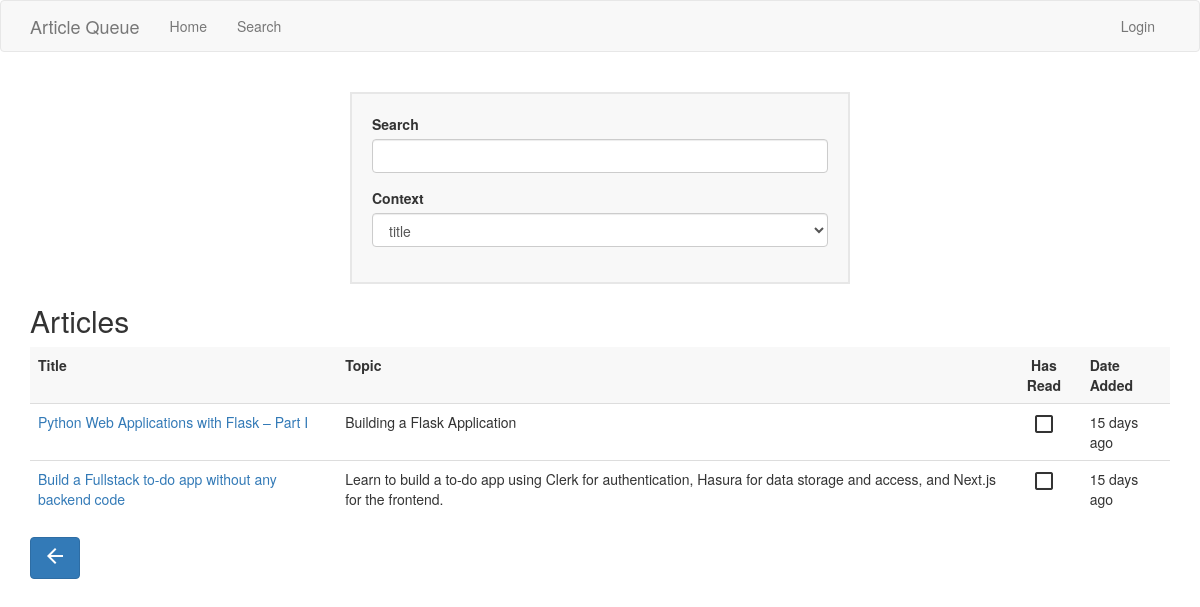
Before: /search with the older database file.
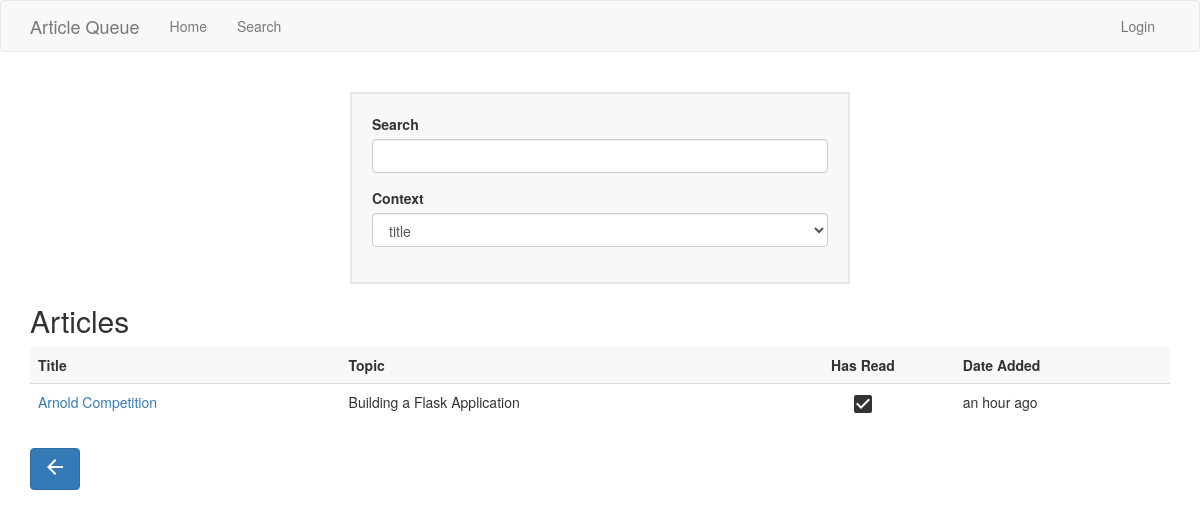
After: the same page with the newer database file.
### app/models.py (models this page shows, shortened)
class Article(db.Model):
    id = db.Column(db.Integer, primary_key=True)
    title = db.Column(db.String(120), index=True)
    topic = db.Column(db.String(140), index=True)
    url = db.Column(db.String(120))
    timestamp = db.Column(db.DateTime, index=True, default=datetime.utcnow)
    has_read = db.Column(db.Boolean, default=False)
    user_id = db.Column(db.Integer, db.ForeignKey('user.id'))

### app/routes.py (the view)
@app.route('/search')
def search():
  form = SearchForm()
  articles = Article.query.all()
  context = request.args.get('context')
  if context == 'title':
    title = request.args.get('query')
    article_query = Article.query.filter(Article.title.like('%'+title+'%'))
    articles = [ article for article in article_query ]
  elif context == 'topic':
    topic = request.args.get('query')
    article_query = Article.query.filter(Article.topic.like('%'+topic+'%'))
    articles = [ article for article in article_query ]
  return render_template('search.html', form=form, articles=articles)

### app/forms.py
class SearchForm(FlaskForm):
    query = StringField('Search', validators=[DataRequired()])
    context = SelectField('Context', choices=['title', 'topic'], validators=[DataRequired()])
    def __init__(self, *args, **kwargs):
        if 'formdata' not in kwargs:
            kwargs['formdata'] = request.args
        if 'csrf_enabled' not in kwargs:
            kwargs['csrf_enabled'] = False
        super(SearchForm, self).__init__(*args, **kwargs)

### app/templates/search.html (shortened to what this page needs)
{% extends "base.html" %} {% import 'bootstrap/wtf.html' as wtf %} {% block
page_content %}
<div>
  <div class="card">{{ wtf.quick_form(form, method="GET") }}</div>
  {% if articles %}
  <div style="margin-top: 20px">
    <h2>Articles</h2>
    <table class="table">
      <thead class="table-header">
        <tr>
          <td>Title</td>
          <td>Topic</td>
          <td class="has-read-column">Has Read</td>
          <td>Date Added</td>
        </tr>
      </thead>
      <tbody class="article-list-body">
        {% for article in articles %} {% include
        'subtemplates/search_article.html' %} {% endfor %}
      </tbody>
    </table>
  </div>
  {% endif %} {% include 'subtemplates/back_button.html' %}
</div>
 {% endblock %}

### app/templates/base.html (shortened to what this page needs)
{% extends 'bootstrap/base.html' %}
    {% block navbar %}
    <nav class="navbar navbar-default">
      <div class="container">
        <div class="navbar-header">
          <a class="navbar-brand" href="{{ url_for('index') }}"
            >Article Queue</a
          >
        </div>
        <div class="collapse navbar-collapse" id="bs-example-navbar-collapse-1">
          <ul class="nav navbar-nav">
            <li><a href="{{ url_for('index') }}">Home</a></li>
            <li><a href="{{ url_for('search') }}">Search</a></li>
          </ul>
          <ul class="nav navbar-nav navbar-right">
            {% if current_user.is_anonymous %}
            <li><a href="{{ url_for('login') }}">Login</a></li>
            {% else %}
            <li><a href="{{ url_for('logout') }}">Logout</a></li>
            {% endif %}
          </ul>
        </div>
      </div>
    </nav>
    {% endblock %} {% block content %}
    <div class="container">
       {% block page_content %}{% endblock %}
    </div>
    {% endblock %} {% block styles %} {{ super() }}
    <link
      rel="stylesheet"
      type="text/css"
      href="{{ url_for('static', filename='css/main.css') }}"
    />
    {% endblock %}

### app/templates/subtemplates/search_article.html
{% block body %}
<tr class="article-row" id="{{ url_for( 'article', id=article.id ) }}">
  <td>
    <a href="{{ article.url }}" target="_blank">{{ article.title }}</a>
  </td>
  <td>{{ article.topic }}</td>
  <td class="has-read-column">
    {% if article.has_read %}
    <span class="material-icons"> check_box </span>
    {% else %}
    <span class="material-icons">check_box_outline_blank</span>
    {% endif %}
  </td>
  <td>{{ moment(article.timestamp).fromNow() }}</td>
</tr>
{% endblock %}

### app/templates/subtemplates/back_button.html
{% block body %}
<div class="btn btn-primary" id="back-button">
  <span class="material-icons"> arrow_back </span>
</div>
{% endblock %}

### app/static/css/main.css (style rules this page uses)
.card { width: 500px; background-color: #f8f8f8; border: #e7e7e7 2px solid; margin: 20px auto; padding: 20px; }
.table-header { font-weight: bold; background-color: #f8f8f8; }
.has-read-column { text-align: center; }

Changed rows visible on the page:
removed Article: title "Build a Fullstack to-do app without any backend code", topic "Learn to build a to-do app using Clerk for authentication, Hasura for data storage and access, and Next.js for the frontend.", has_read False (drawn), timestamp "15 days ago"
changed Article "Building a Flask Application": title "Python Web Applications with Flask – Part I" → "Arnold Competition"; has_read False → True (drawn); timestamp "15 days ago" → "an hour ago"
